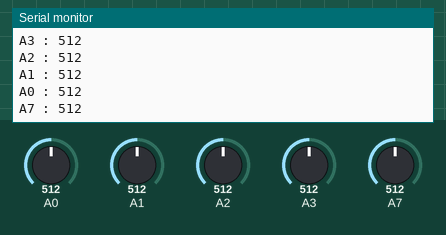
Recording of a sketch running on a simulated Arduino Nano, built with avr-gcc and run on an emulated ATmega328P. Parts: the last lines printed to the serial monitor. The test bench sets the inputs (shaded band); at power-on: A0 = 512, A1 = 512, A2 = 512, A3 = 512, A7 = 512.

Above: at 6.8 s.
6.9 s: A0 set to 716
At 10.4 s:
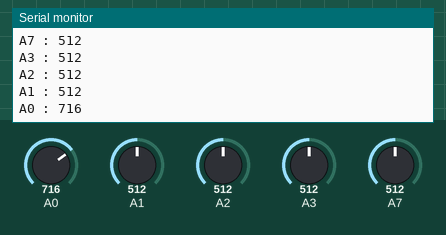
13.6 s: A1 set to 716
At 17.4 s:
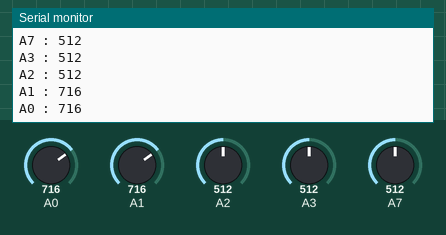
20.3 s: A2 set to 716
At 21.8 s:
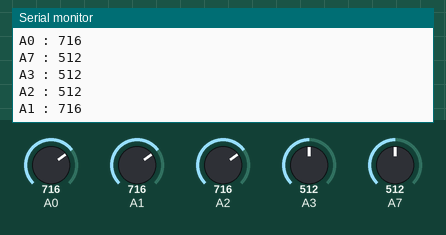
27.0 s: A3 set to 716
At 29.1 s:
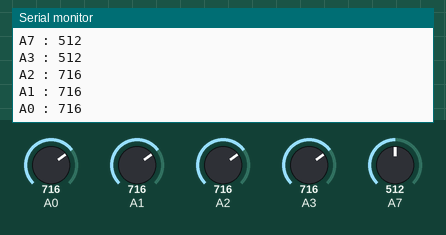
33.7 s: A7 set to 716
At 36.4 s:
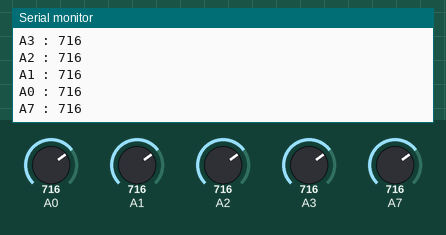
40.4 s: A0 set to 992
At 46.5 s:
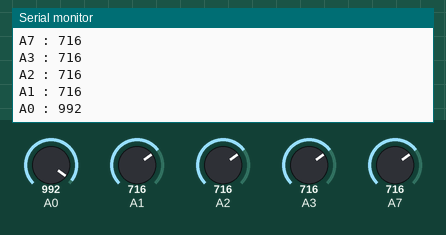
Timing chart, 0 to 48.0 s (numbered marks = the images above; inputs shaded):
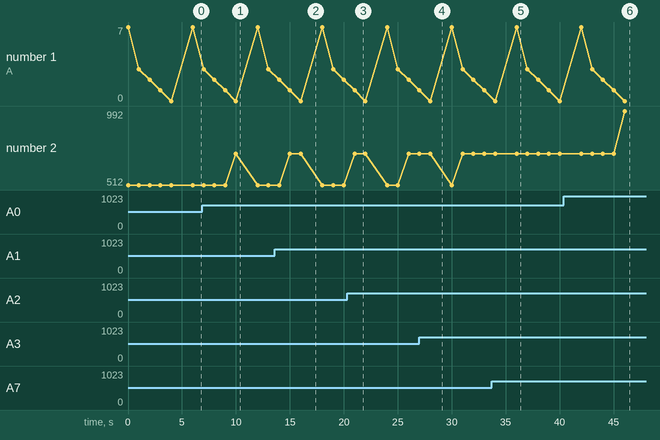

Measured:
- after the input at 6.9 s, the serial monitor: prints a new line after 3.1 s (image 1)
- after the input at 13.6 s, the serial monitor: prints a new line after 1.4 s (image 2)
- after the input at 33.7 s, the serial monitor: prints a new line after 2.3 s (image 5)
- after the input at 40.4 s, the serial monitor: prints a new line after 5.6 s (image 6)

The sketch:

coba.ino
```cpp
void setup() {
// Turn the Serial Protocol ON
  Serial.begin(9600);
}
void loop() {
  // put your main code here, to run repeatedly:
 Serial.print("A7 : ");
 Serial.println(analogRead(A7));
 delay(1000);
 Serial.print("A3 : ");
 Serial.println(analogRead(A3));
 delay(1000);
 Serial.print("A2 : ");
 Serial.println(analogRead(A2));
 delay(1000);
 Serial.print("A1 : ");
 Serial.println(analogRead(A1));
 delay(1000);
 Serial.print("A0 : ");
 Serial.println(analogRead(A0));
 delay(2000);
}
```
